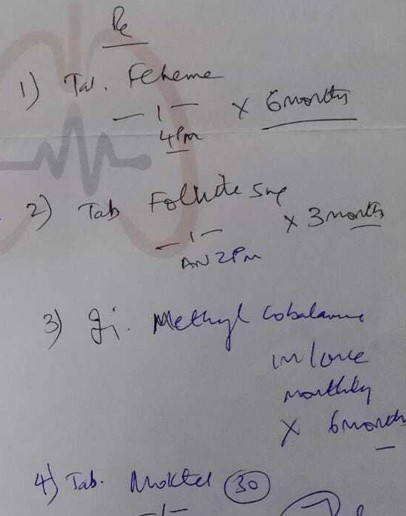
#> input picture majorProjectResources/code/1.jpg, 406 x 516 px
$ python line_segmented_img.py
#> lines starting #> are read from the running program, lines starting #| are printed output that depends on the picture; after the words box and inside, x2 and y2 are one past the last pixel; in counts of white or black regions, pixels touching at a corner belong together
import cv2
import numpy as np
import matplotlib.pyplot as plt

img = cv2.imread('1.jpg')
#> img is the input picture: shape (516, 406, 3); mean B, G, R 147.6, 142.8, 144.7
img = cv2.cvtColor(img, cv2.COLOR_BGR2RGB)

h, w, c = img.shape
#> h = 516; w = 406; c = 3

if w > 1000:

    new_w = 1000
    ar = w/h
    new_h = int(new_w/ar)

    img = cv2.resize(img, (new_w, new_h), interpolation=cv2.INTER_AREA)


def thresholding(image):
    img_gray = cv2.cvtColor(image, cv2.COLOR_BGR2GRAY)
    ret, thresh = cv2.threshold(img_gray, 80, 255, cv2.THRESH_BINARY_INV)
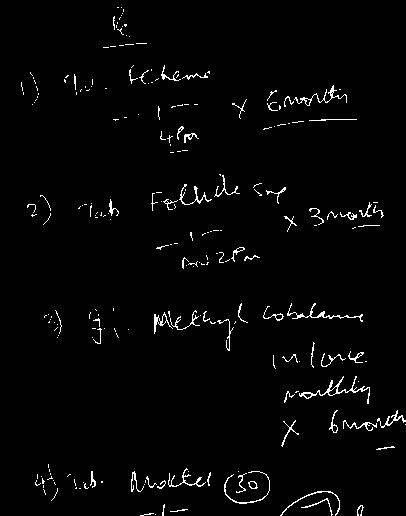
#> thresh: shape (516, 406); 2.1% white in thin lines or dots
    cv2.imshow(" thresholding image", thresh)
    cv2.waitKey(0)  # Wait for keypress to continue
    cv2.destroyAllWindows()  # Close windows
    return thresh


thresh_img = thresholding(img)


# dilation
kernel = np.ones((3, 85), np.uint8)
dilated = cv2.dilate(thresh_img, kernel, iterations=1)
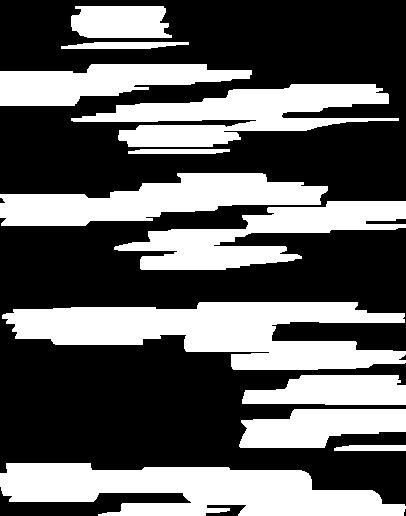
#> dilated: shape (516, 406); 37.7% white; 12 white regions


(contours, heirarchy) = cv2.findContours(
    dilated.copy(), cv2.RETR_EXTERNAL, cv2.CHAIN_APPROX_NONE)
#> contours = 12 contours; largest, box (x1, y1, x2, y2) and area: (2, 302, 406, 370) 15597, (0, 463, 406, 516) 13802, (71, 84, 399, 147) 9539, (0, 173, 328, 226) 9346, (114, 201, 406, 270) 8353


img2 = img.copy()

for ctr in contours:

    x, y, w, h = cv2.boundingRect(ctr)
    cv2.rectangle(img2, (x, y), (x+w, y+h), (40, 100, 250), 2)
#> this loop made 12 passes
#> (x, y, w, h) on passes 1 to 12: (0, 463, 406, 53), (334, 445, 72, 6), (239, 409, 167, 39), (242, 375, 164, 30), (2, 302, 404, 68), (114, 201, 292, 69), (0, 173, 328, 53), (128, 149, 102, 5), (71, 84, 328, 63), (0, 64, 252, 42), (61, 42, 128, 7), (71, 6, 101, 32)
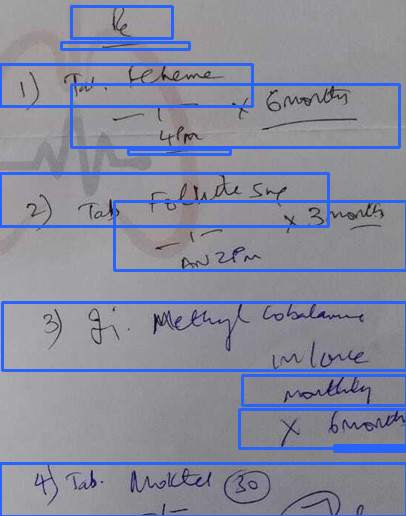
#> img2: shape (516, 406, 3); mean R, G, B 135.9, 139.3, 156.2

# cv2.imshow("boundingrectangle", img2)
# cv2.waitKey(0)  # Wait for keypress to continue
# cv2.destroyAllWindows()  # Close windows

# dilation
kernel = np.ones((3, 15), np.uint8)
dilated2 = cv2.dilate(thresh_img, kernel, iterations=1)
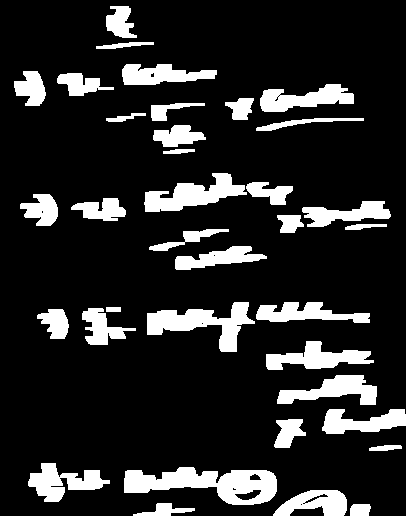
#> dilated2: shape (516, 406); 15.4% white; 36 white regions, largest, box (x1, y1, x2, y2) and area: (124, 467, 277, 505) 3302, (147, 302, 255, 352) 2283, (144, 173, 247, 212) 1959
# cv2.imshow("dilated2", dilated2)
# cv2.waitKey(0)  # Wait for keypress to continue
# cv2.destroyAllWindows()  # Close windows

img3 = img.copy()
words_list = []
line_idx = len(contours)-1
#> line_idx = 11
for line in contours:
    print(line_idx)
    # roi of each line
    x, y, w, h = cv2.boundingRect(line)
    roi_line = dilated2[y:y+w, x:x+w]
    crop_img = img[y:y + h, x:x+w]
    bb = "line"+str(line_idx)
    cv2.imwrite(r'C:\Users\nayakam\shivani\Handwritten-Recognition-System---Major-project\majorProjectResources\code\lines\{}.jpg'.format(bb), crop_img)

    # draw contours on each word
    (cnt, heirarchy) = cv2.findContours(
        roi_line.copy(), cv2.RETR_TREE, cv2.CHAIN_APPROX_SIMPLE)

    word_idx = 0
    for word in cnt:

        if cv2.contourArea(word) > 1100:

            x2, y2, w2, h2 = cv2.boundingRect(word)
            words_list.append([x+x2, y+y2, x+x2+w2, y+y2+h2])
            cv2.rectangle(img3, (x+x2, y+y2),
                          (x+x2+w2, y+y2+h2), (255, 0, 0), 1)
            # cv2.imshow("final image", img3)
            # cv2.waitKey(10)  # Wait for keypress to continue
            # cv2.destroyAllWindows()  # Close windows
            crop_img = img[y+y2:y+y2 + h2, x+x2:x+x2+w2]
            bb = "line"+str(line_idx)+"word" + str(word_idx)
            cv2.imwrite(
                r'C:\Users\nayakam\shivani\Handwritten-Recognition-System---Major-project\majorProjectResources\code\lines\words\{}.jpg'.format(bb), crop_img)

            word_idx += 1
    line_idx -= 1
#> this loop made 12 passes
#> (x, y, w, h, line_idx) on passes 1 to 12: (0, 463, 406, 53, 10), (334, 445, 72, 6, 9), (239, 409, 167, 39, 8), (242, 375, 164, 30, 7), (2, 302, 404, 68, 6), (114, 201, 292, 69, 5), (0, 173, 328, 53, 4), (128, 149, 102, 5, 3), (71, 84, 328, 63, 2), (0, 64, 252, 42, 1), (61, 42, 128, 7, 0), (71, 6, 101, 32, -1)
#| 11
#| 10
#| 9
#| 8
#| 7
#| 6
#| 5
#| 4
#> (further printed lines are left out)
#> pass 1, `crop_img = img[y:y + h, x:x+w]`:
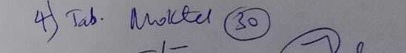
#> crop_img: shape (53, 406, 3); mean R, G, B 134.2, 132.6, 142.1
#> pass 1, `cv2.imwrite( r'C:\Users\nayakam\shivani\Handwritten-Recognition-System..`:
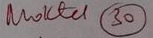
#> saved as line11word1.jpg: shape (38, 153, 3); mean B, G, R 123.8, 121.7, 135
#> after the loop:
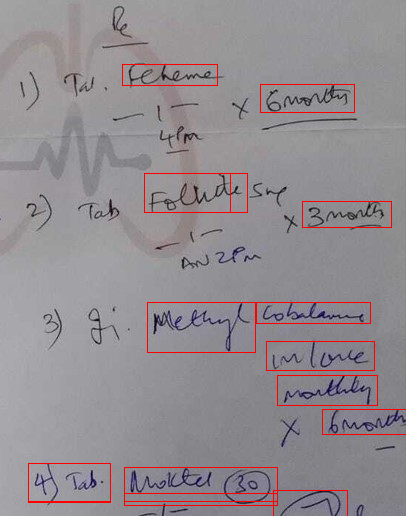
#> img3: shape (516, 406, 3); mean R, G, B 146.6, 140.6, 145.2
#> after the loop, line_idx = -1; words_list = 37 items, first 6: [273, 490, 347, 516], [124, 467, 277, 505], [28, 463, 110, 502], [273, 490, 347, 516], [322, 409, 406, 434], [273, 490, 347, 516]


cv2.imshow("final image", img3)
cv2.waitKey(0)  # Wait for keypress to continue
cv2.destroyAllWindows()  # Close windows
